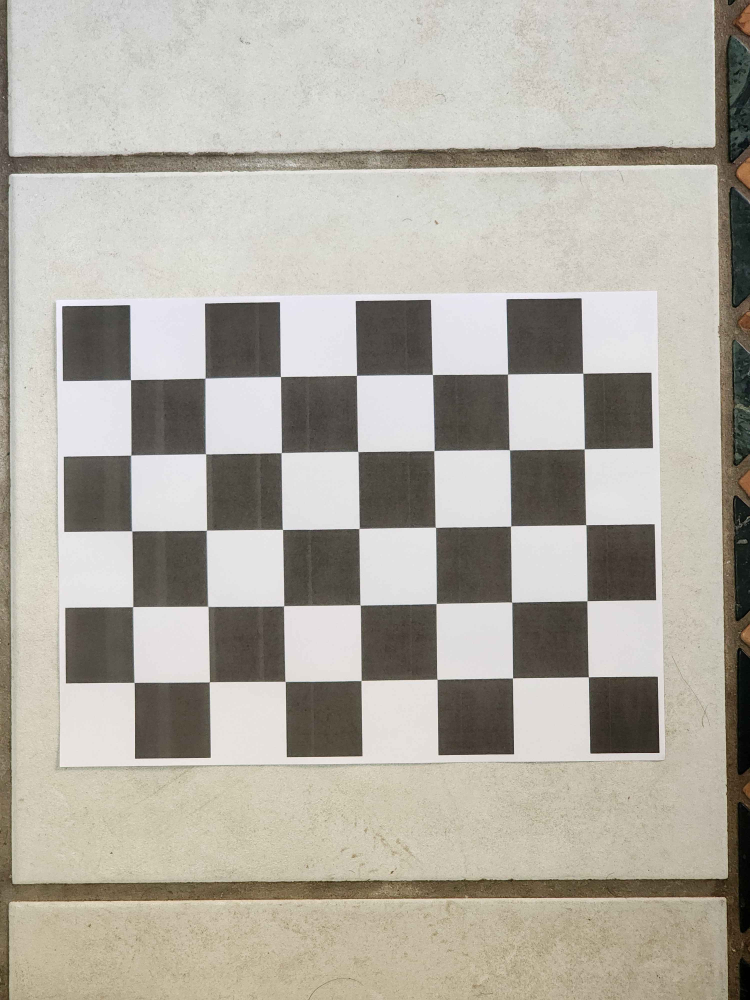
#> input picture Hw3files/calibrationobj/cal_1.jpg, 3000 x 4000 px (shown at 1/4 size); its folder holds only this picture in this run
$ python hw3scratch.py
#> lines starting #> are read from the running program, lines starting #| are printed output that depends on the picture
import cv2
import numpy as np
import glob
import matplotlib.pyplot as plt

# Termination criteria for cornerSubPix function for corner refinement
criteria = (cv2.TermCriteria_EPS + cv2.TermCriteria_MAX_ITER, 30, 0.001)


# Prepare object points, like (0,0,0), (1,0,0), (2,0,0), ..., (6,5,0)
#  the size of the checkerboard num of inner corners
checkerboard_size = (7, 5)
objp = np.zeros((np.prod(checkerboard_size), 3), np.float32)
objp[:, :2] = np.mgrid[0:checkerboard_size[0], 0:checkerboard_size[1]].T.reshape(-1, 2)


# Arrays to store object points and image points from all the images.
objpoints = []  # 3d point in real world space
imgpoints = []  # 2d points in image plane.


# Load the images
images = glob.glob('calibrationobj/*.jpg')
print(f'Loaded {len(images)} images.')


for fname in images:
    img = cv2.imread(fname)
#> img is the input picture: shape (4000, 3000, 3); mean B, G, R 163.7, 173.4, 177.8

    print('Processing image %s...' % fname)
    resizeImg = cv2.resize(img, (640, 480))
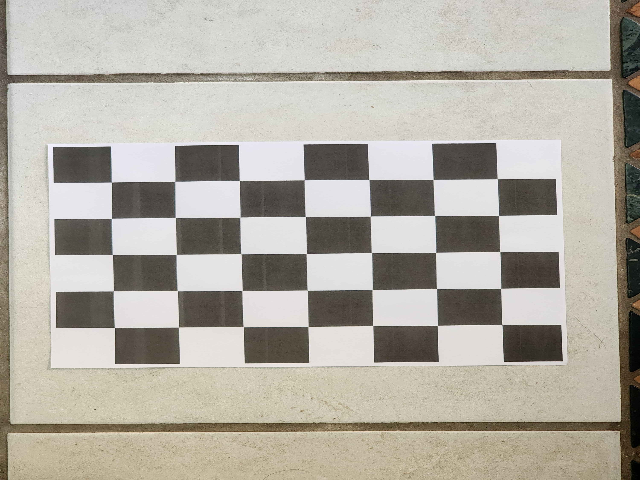
#> resizeImg: shape (480, 640, 3); mean B, G, R 163.7, 173.4, 177.8
    gray = cv2.cvtColor(resizeImg, cv2.COLOR_BGR2GRAY)
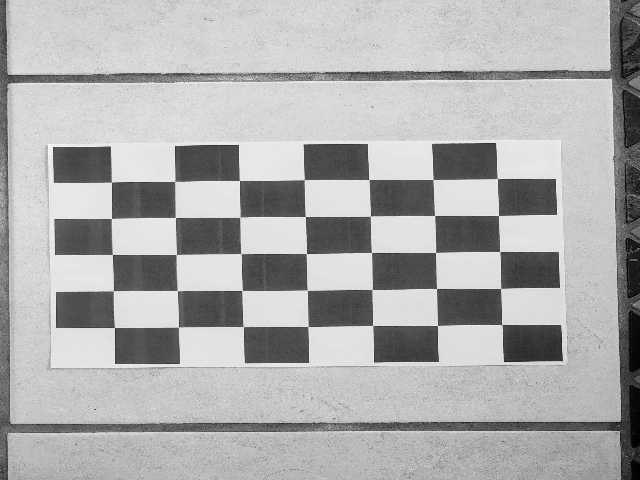
#> gray: shape (480, 640); min 0, max 250, mean 173.6
    ret, corners = cv2.findChessboardCorners(gray, checkerboard_size, None)
#> ret = True; corners = 35 rows, first 8: [111.4, 182.2], [174.7, 181.5], [239.4, 180.5], [304.2, 179.6], [368.6, 179.5], [433, 179.5], [497.4, 178.6], [111.5, 218.5]


 # If found, add object points, image points (after refining them)
    if ret:
        print(f"Found corners in {fname}")
        objpoints.append(objp)

        # Refine the corners
        corners2 = cv2.cornerSubPix(gray, corners, (11, 11), (-1, -1), criteria)
#> corners2 = 35 rows, first 8: [111.4, 182.1], [174.8, 181.4], [239.4, 180.5], [304.4, 179.6], [368.8, 179.5], [433.1, 179.5], [497.3, 178.5], [111.4, 218.5]
        imgpoints.append(corners2)


        img = cv2.drawChessboardCorners(resizeImg, checkerboard_size, corners2, ret)
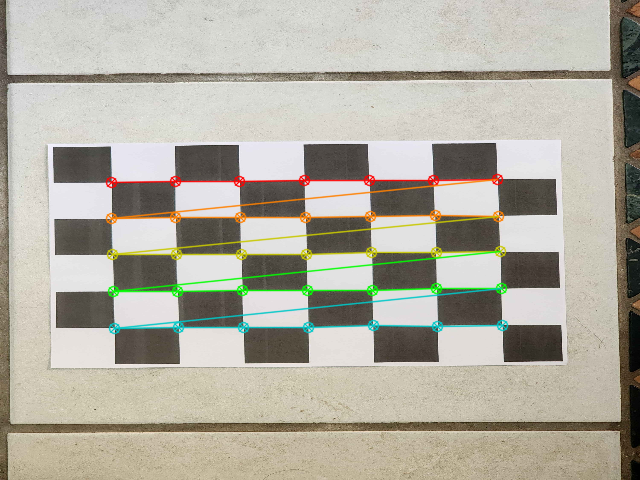
#> img: shape (480, 640, 3); mean B, G, R 161.3, 173.7, 177.3
        cv2.imshow('img', img)
        cv2.waitKey(1000)
    else:
        print(f"No corners found in {fname}")

cv2.destroyAllWindows()


#calibrate camera
ret, K, dist, rvecs, tvecs = cv2.calibrateCamera(objpoints, imgpoints, gray.shape[::-1], None, None)
#> ret = 0.324; K = [[16352.6, 0, 332.8], [0, 9656.6, 284.1], [0, 0, 1]]; dist = [[-47.74, 1.14, -0.227, -0.0857, 0.00061]]; rvecs = ([-0.301, -0.00348, -0.0144],); tvecs = ([-3.44, -2.67, 252.3],)


print("Camera matrix (K):\n", K)
#| Camera matrix (K):
#|  [[1.63526062e+04 0.00000000e+00 3.32752689e+02]
#|  [0.00000000e+00 9.65663822e+03 2.84103986e+02]
#|  [0.00000000e+00 0.00000000e+00 1.00000000e+00]]
# [23 lines of commented-out code are left out]

$ run again, on Hw3files/calibrationobj/cal_13.jpg
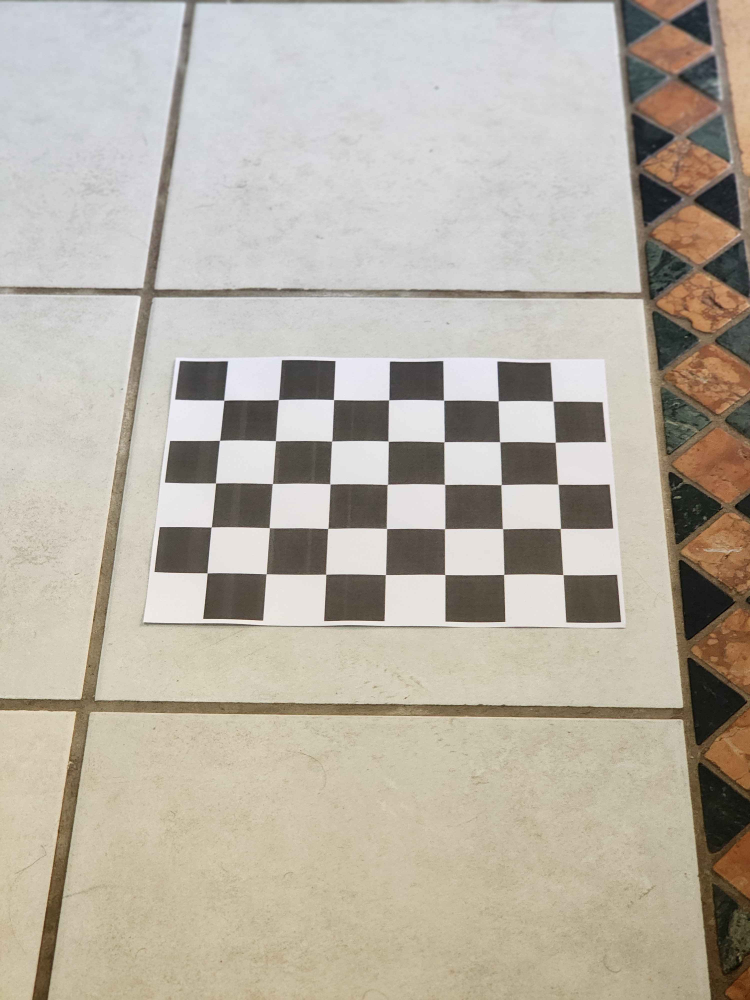
#> input picture Hw3files/calibrationobj/cal_13.jpg, 3000 x 4000 px (shown at 1/4 size)
#> img is the input picture: shape (4000, 3000, 3); mean B, G, R 165, 177.1, 184.2
#> `gray = cv2.cvtColor(resizeImg, cv2.COLOR_BGR2GRAY)`:
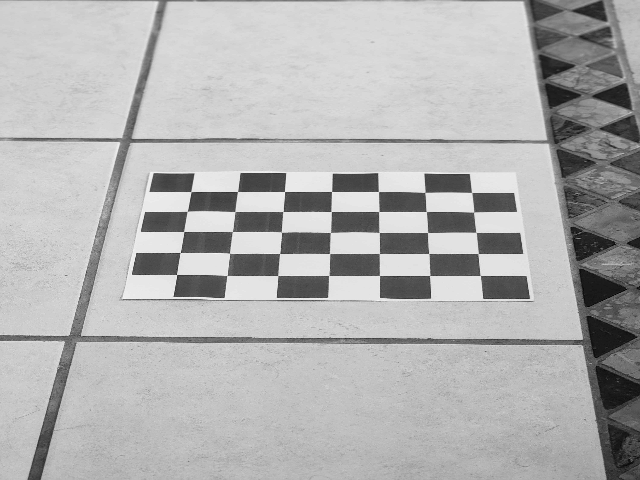
#> gray: shape (480, 640); min 1, max 247, mean 177.7
#> `ret, corners = cv2.findChessboardCorners(gray, checkerboard_size, None)`: ret = True; corners = 35 rows, first 8: [190.9, 191.7], [237.5, 191.5], [284.5, 191.5], [331.6, 191.5], [378.5, 191.5], [424.9, 192.4], [471.6, 192.5], [187, 211.5]
#> corners2 = 35 rows, first 8: [190.9, 191.6], [237.5, 191.5], [284.5, 191.5], [331.6, 191.5], [378.4, 191.5], [425.1, 192.5], [471.6, 192.5], [187.3, 211.3]
#> `img = cv2.drawChessboardCorners(resizeImg, checkerboard_size, corners2..`:
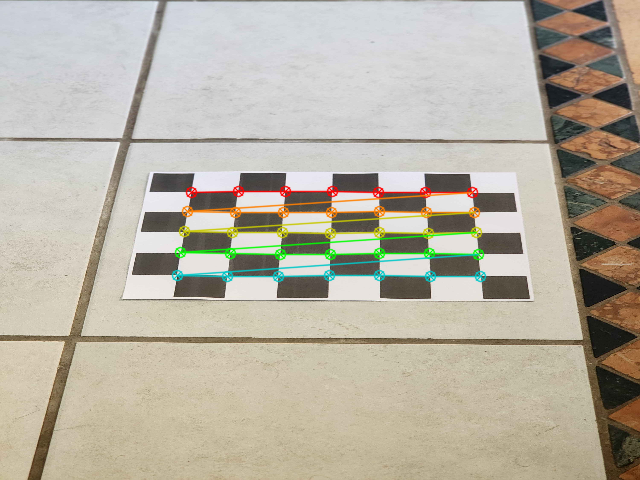
#> img: shape (480, 640, 3); mean B, G, R 163.1, 177.2, 183.6
#> `ret, K, dist, rvecs, tvecs = cv2.calibrateCamera(objpoints, imgpoints,..`: ret = 0.25; K = [[1171.8, 0, 360.5], [0, 595.9, 251.1], [0, 0, 1]]; dist = [[0.943, -70.03, -0.0325, -0.0178, 1093.6]]; rvecs = ([-0.543, -0.000511, 0.00328],); tvecs = ([-3.61, -2.48, 25.21],)
#| Camera matrix (K):
#|  [[1.17182339e+03 0.00000000e+00 3.60485051e+02]
#|  [0.00000000e+00 5.95890582e+02 2.51053304e+02]
#|  [0.00000000e+00 0.00000000e+00 1.00000000e+00]]

$ run again, on Hw3files/calibrationobj/cal_14.jpg
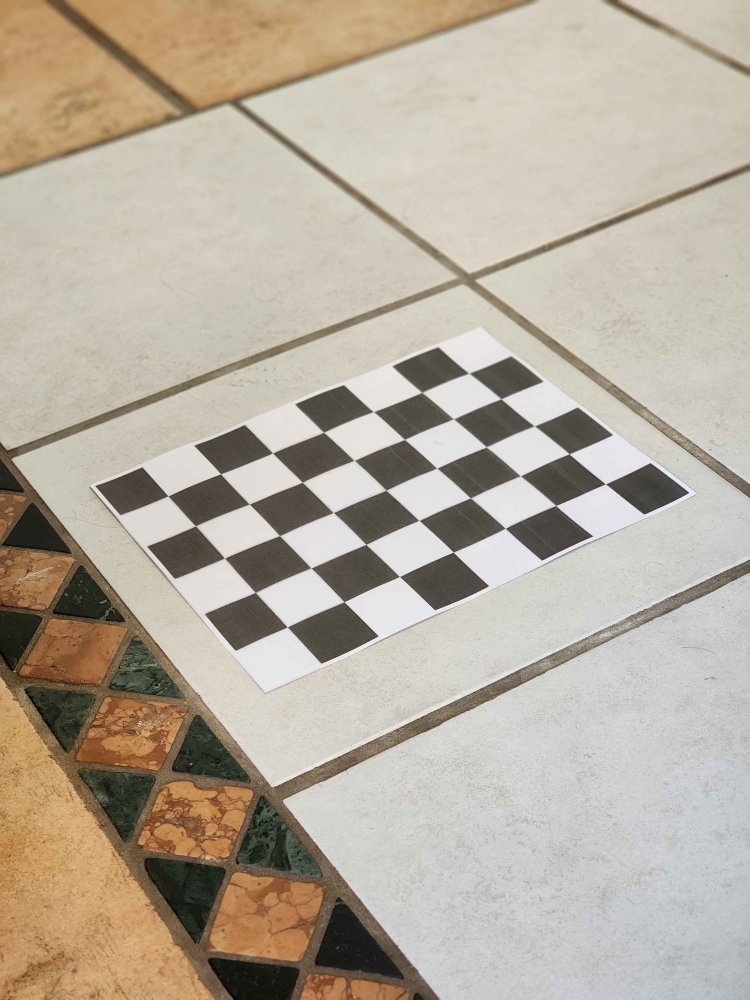
#> input picture Hw3files/calibrationobj/cal_14.jpg, 3000 x 4000 px (shown at 1/4 size)
#> img is the input picture: shape (4000, 3000, 3); mean B, G, R 158.4, 173.2, 183.2
#> `gray = cv2.cvtColor(resizeImg, cv2.COLOR_BGR2GRAY)`:
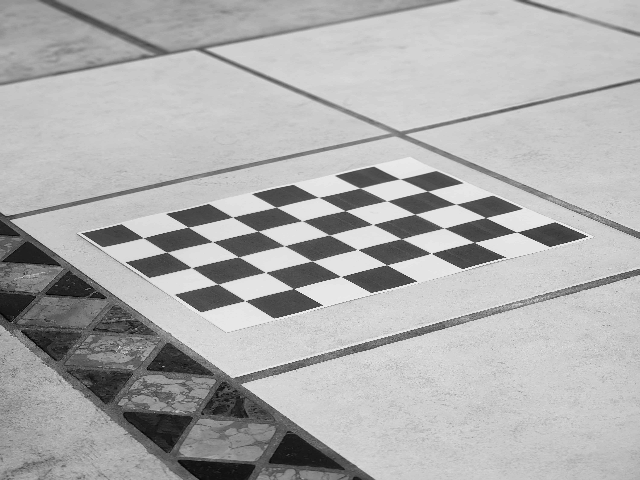
#> gray: shape (480, 640); min 1, max 253, mean 174.4
#> `ret, corners = cv2.findChessboardCorners(gray, checkerboard_size, None)`: ret = True; corners = 35 rows, first 8: [142.7, 237.8], [188.3, 227.2], [232.7, 217.1], [276.4, 207.2], [318.9, 197.3], [359.9, 188.1], [399.9, 178.9], [166.7, 252]
#> corners2 = 35 rows, first 8: [143.5, 237.8], [187.9, 227.2], [232.5, 217.2], [276.2, 207.3], [318.8, 197.4], [360.1, 188.1], [399.8, 178.8], [166.3, 252.1]
#> `img = cv2.drawChessboardCorners(resizeImg, checkerboard_size, corners2..`:
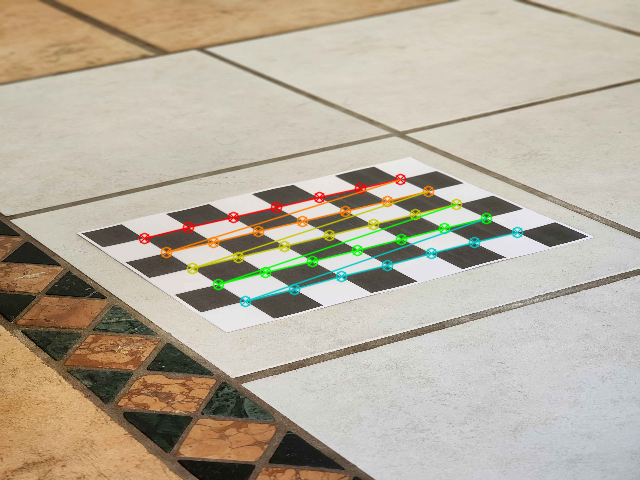
#> img: shape (480, 640, 3); mean B, G, R 156.7, 173.4, 182.7
#> `ret, K, dist, rvecs, tvecs = cv2.calibrateCamera(objpoints, imgpoints,..`: ret = 0.225; K = [[2089.6, 0, 206.4], [0, 17991.5, 178.6], [0, 0, 1]]; dist = [[-2.52, 45.22, 0.00263, 0.068, -0.322]]; rvecs = ([-1.5, -0.38, -0.402],); tvecs = ([-1.24, 0.134, 40.54],)
#| Camera matrix (K):
#|  [[2.08956297e+03 0.00000000e+00 2.06443162e+02]
#|  [0.00000000e+00 1.79914688e+04 1.78629373e+02]
#|  [0.00000000e+00 0.00000000e+00 1.00000000e+00]]

$ run again, on Hw3files/calibrationobj/cal_15.jpg
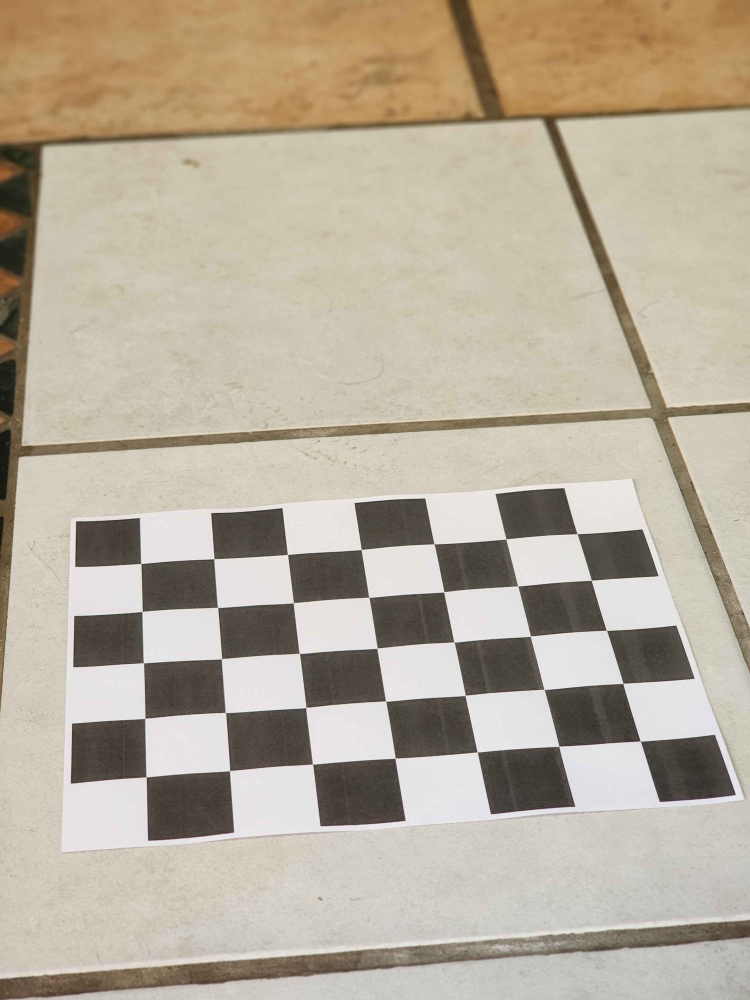
#> input picture Hw3files/calibrationobj/cal_15.jpg, 3000 x 4000 px (shown at 1/4 size)
#> img is the input picture: shape (4000, 3000, 3); mean B, G, R 155.7, 173.2, 183.2
#> `gray = cv2.cvtColor(resizeImg, cv2.COLOR_BGR2GRAY)`:
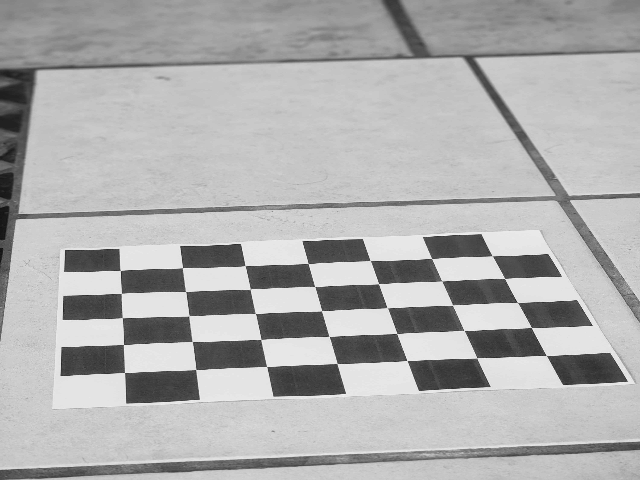
#> gray: shape (480, 640); min 19, max 248, mean 174.1
#> `ret, corners = cv2.findChessboardCorners(gray, checkerboard_size, None)`: ret = True; corners = 35 rows, first 8: [120.3, 270.5], [182.4, 267.6], [245, 265.5], [308.2, 263.5], [370.1, 260.4], [431.7, 258.6], [492.2, 255.6], [121.4, 293.5]
#> corners2 = 35 rows, first 8: [120.1, 270.6], [182.3, 267.6], [245.2, 265.5], [308.2, 263.6], [370.2, 260.4], [431.6, 258.5], [492.2, 255.6], [121.4, 293.4]
#> `img = cv2.drawChessboardCorners(resizeImg, checkerboard_size, corners2..`:
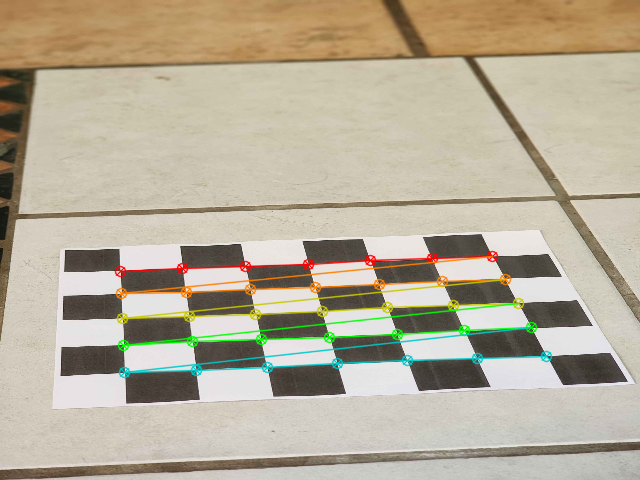
#> img: shape (480, 640, 3); mean B, G, R 153.4, 173.5, 182.5
#> `ret, K, dist, rvecs, tvecs = cv2.calibrateCamera(objpoints, imgpoints,..`: ret = 0.33; K = [[1007.1, 0, 279], [0, 416.6, 261], [0, 0, 1]]; dist = [[-0.409, 4.46, -0.0148, -0.0056, -14.04]]; rvecs = ([-0.526, 0.000791, -0.0957],); tvecs = ([-2.53, 0.361, 15.91],)
#| Camera matrix (K):
#|  [[1.00714711e+03 0.00000000e+00 2.78980793e+02]
#|  [0.00000000e+00 4.16645065e+02 2.60980268e+02]
#|  [0.00000000e+00 0.00000000e+00 1.00000000e+00]]

$ run again, on Hw3files/calibrationobj/cal_10.jpg
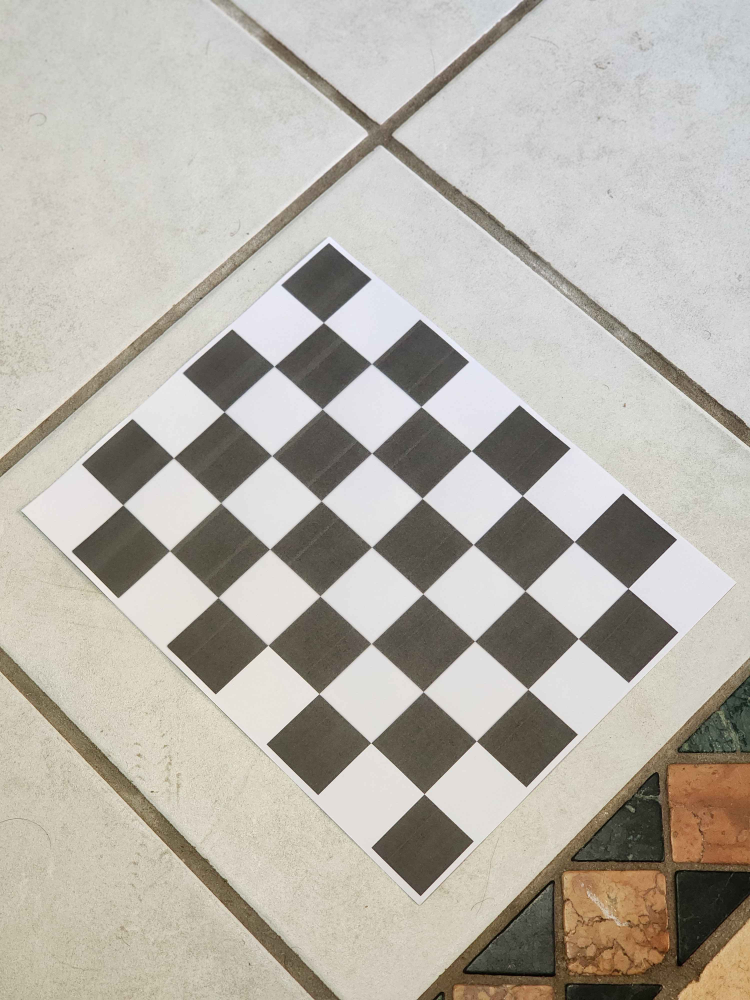
#> input picture Hw3files/calibrationobj/cal_10.jpg, 3000 x 4000 px (shown at 1/4 size)
#> img is the input picture: shape (4000, 3000, 3); mean B, G, R 169.9, 178.6, 183.2
#> `gray = cv2.cvtColor(resizeImg, cv2.COLOR_BGR2GRAY)`:
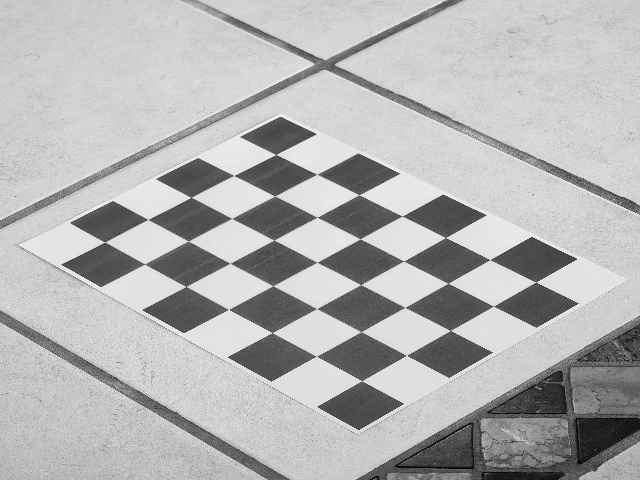
#> gray: shape (480, 640); min 1, max 254, mean 178.8
#> `ret, corners = cv2.findChessboardCorners(gray, checkerboard_size, None)`: ret = True; corners = 35 rows, first 8: [275.9, 154.5], [316.7, 174.3], [358.9, 195.2], [402, 216], [445.5, 237.5], [489.9, 260], [536.2, 281.8], [233.8, 175.5]
#> corners2 = 35 rows, first 8: [275.8, 154.5], [316.9, 174.3], [359.3, 194.8], [402.2, 216.1], [445.6, 237.6], [489.9, 259.6], [536.2, 282.1], [233.8, 175.5]
#> `img = cv2.drawChessboardCorners(resizeImg, checkerboard_size, corners2..`:
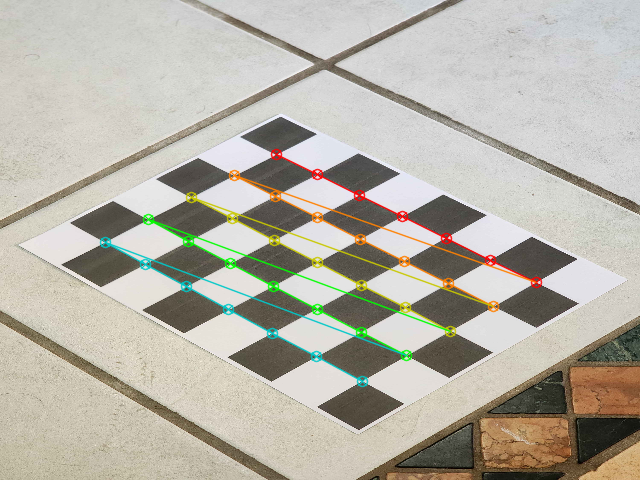
#> img: shape (480, 640, 3); mean B, G, R 167.9, 178.7, 182.6
#> `ret, K, dist, rvecs, tvecs = cv2.calibrateCamera(objpoints, imgpoints,..`: ret = 0.114; K = [[1684.7, 0, 270.5], [0, 964.2, 232.9], [0, 0, 1]]; dist = [[-1.32, 23.83, -0.0108, -0.00048, 138.9]]; rvecs = ([-0.384, 0.247, 0.767],); tvecs = ([0.0897, -2.36, 28.75],)
#| Camera matrix (K):
#|  [[1.68465369e+03 0.00000000e+00 2.70483053e+02]
#|  [0.00000000e+00 9.64199141e+02 2.32867308e+02]
#|  [0.00000000e+00 0.00000000e+00 1.00000000e+00]]
